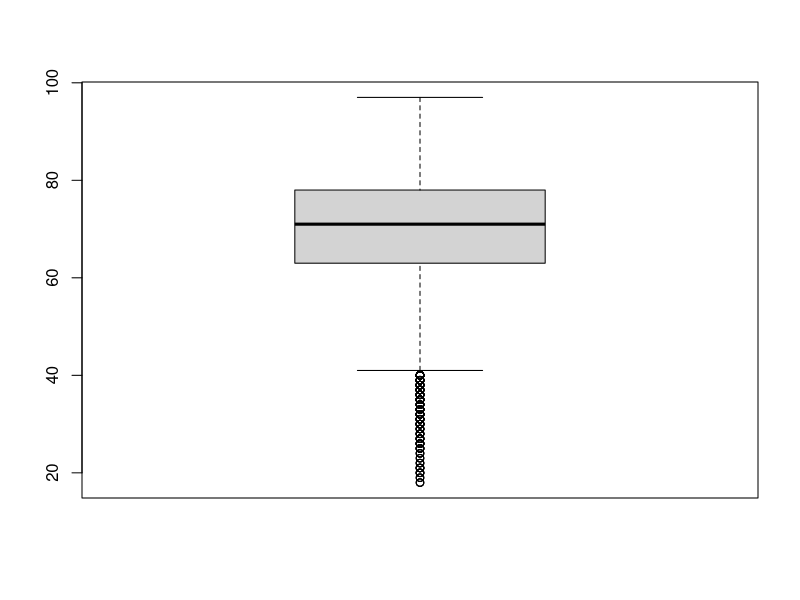
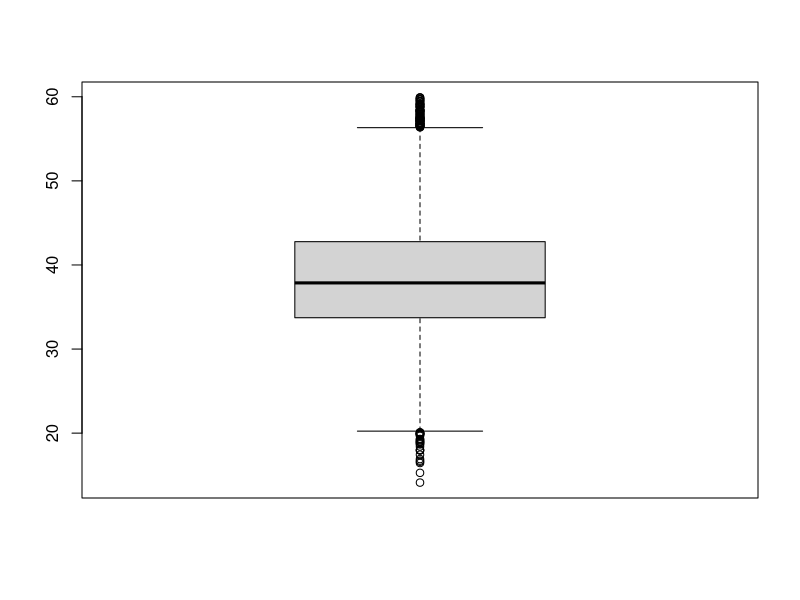
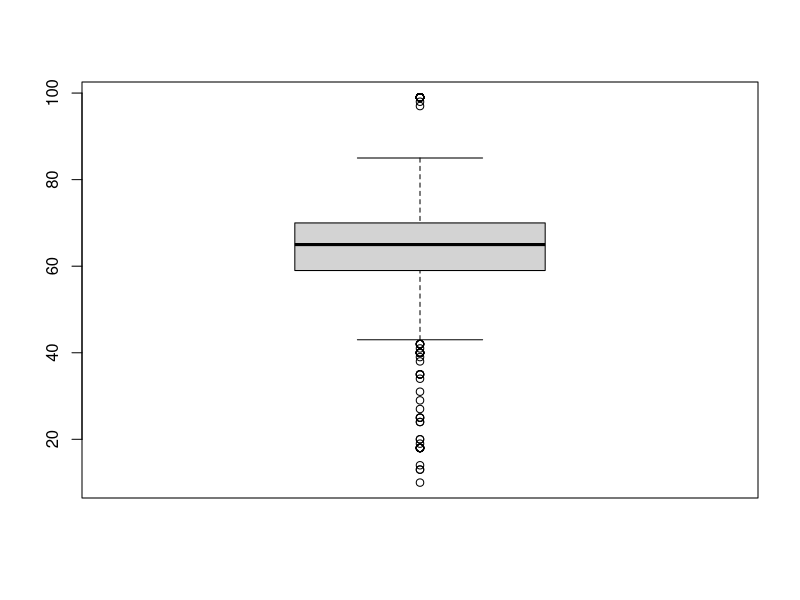
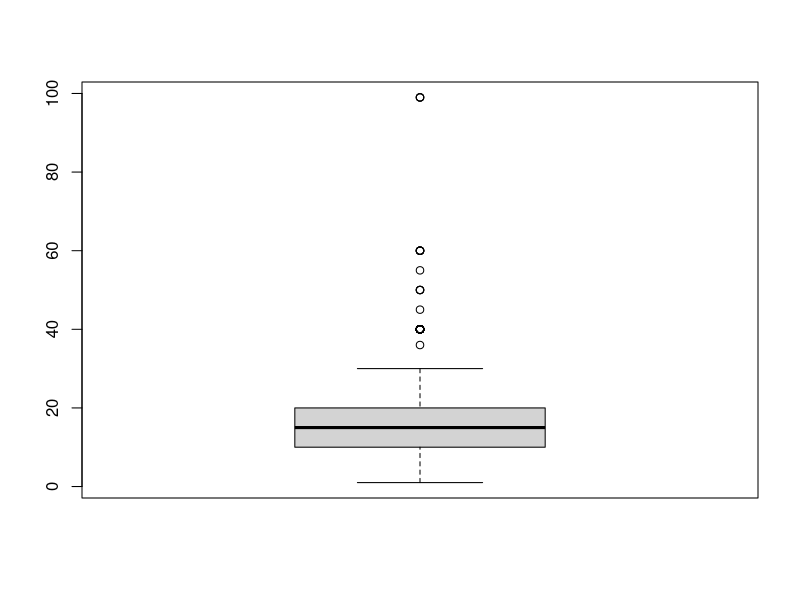
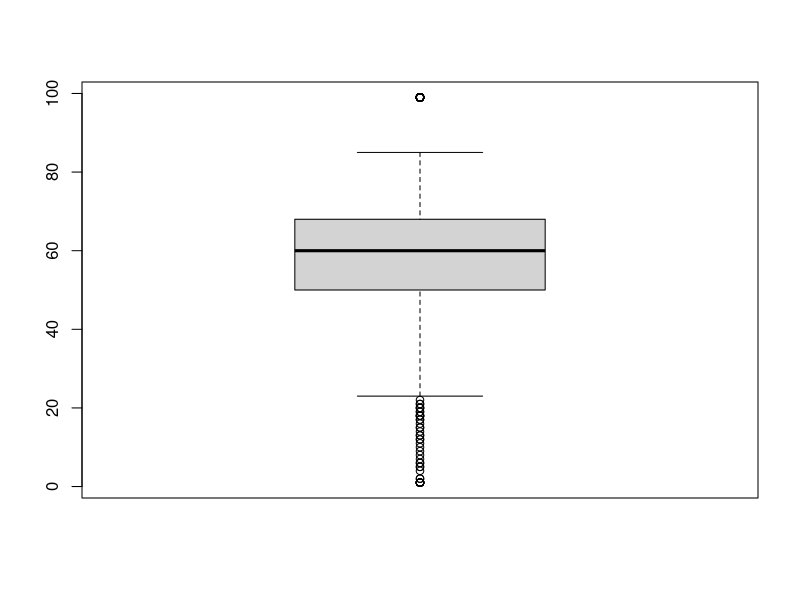
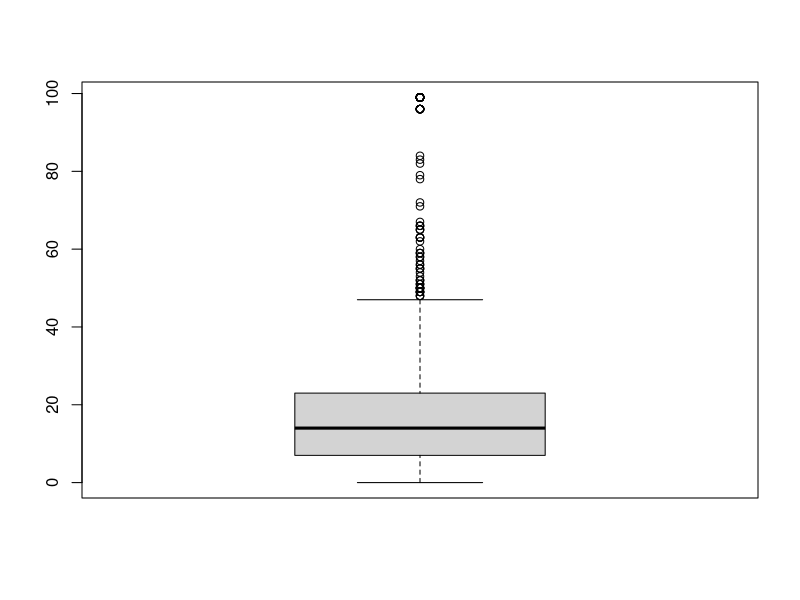
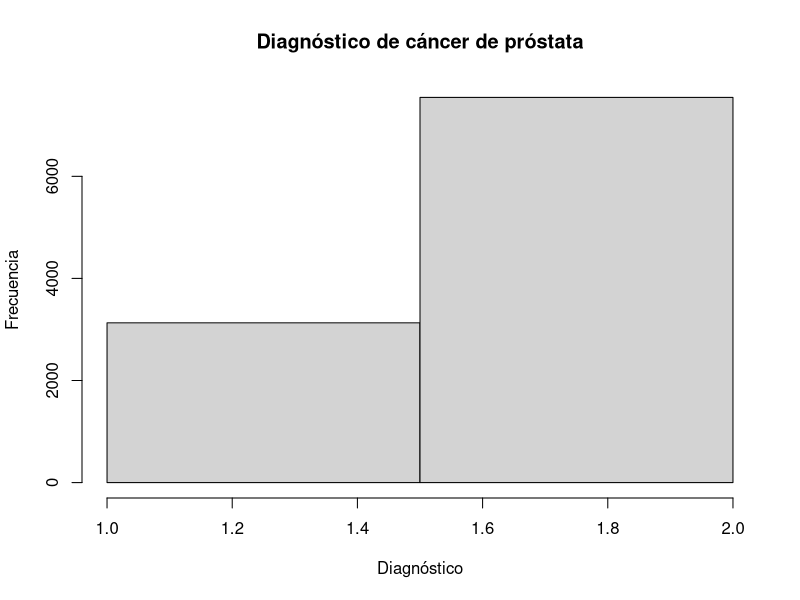

Source code (R) for these figures, in order:
## ---- chunk 1
knitr::opts_chunk$set(echo = TRUE)
## ---- chunk 2
library("dplyr")
## ---- chunk 3
data <- read.csv("ProstateNHIV2018-2024.csv")
continuas <- select(data, AGEP_A, BMI, PROSTAGETC_A, CIGNOW_A, DIBAGETC_A, DIFYRSTC1_A)
boxplot(data$AGEP_A)
## ---- chunk 4
boxplot(data[data$BMI<60,]$BMI)
datos <- data[data$BMI<60,]
## ---- chunk 5
boxplot(datos$PROSTAGETC_A)
## ---- chunk 6
boxplot(datos$CIGNOW_A)
## ---- chunk 7
boxplot(datos$DIBAGETC_A)
## ---- chunk 8
boxplot(datos$DIFYRSTC1_A)
## ---- chunk 9
hist(data$PROSTCAN_A, breaks = 2, main = "Diagnóstico de cáncer de próstata", 
     xlab = "Diagnóstico", ylab = "Frecuencia")
